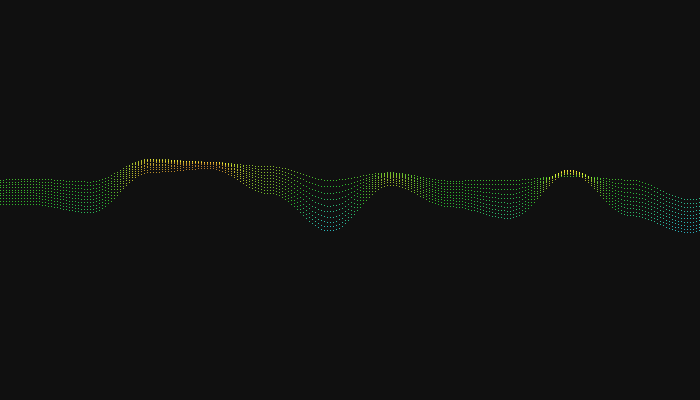
Frame 1 (no input)
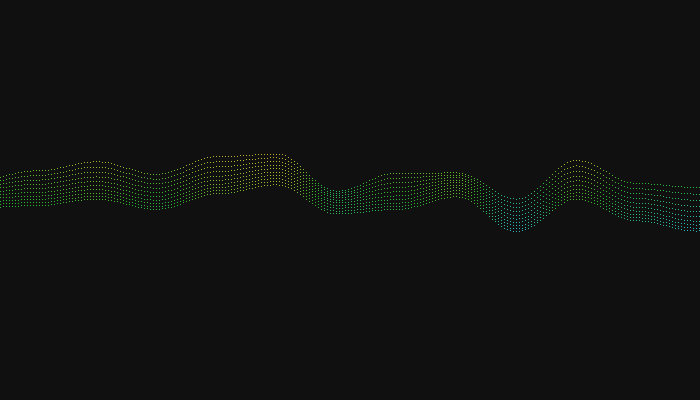
Frame 60 (the mouse pressed at the canvas centre just before this capture)
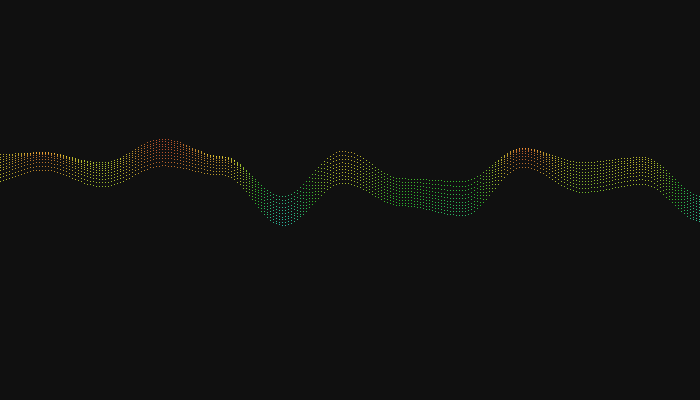
Frame 120 (the mouse held since frame 60 and released just before this capture)

The Processing sketch that drew these frames (run headless with seeded random() and noise(); from frame 60 on, the mouse is pressed at the canvas centre):

// Processing sketch: Perlin_Ribbon
// ── Perlin_Ribbon.pde
float noiseScale = 0.05f;
float rand = random(500);
float count = 5;
float spacing = 3;


float cnt = (float)random(500);
float step = 0.3;

void setup() {
  size(700, 400);
  smooth();
  background(0);
  stroke(255);
  colorMode(HSB);
  noiseDetail(1);
}

void draw() {
  background(16);
  
//  noiseDetail(2, width/((float)mouseX + 1) / 2);
  
  cnt += step;
  
  for(int i = 0; i < width/spacing; i++) {
    for(int j = 0; j < 10; j++) {
      float noiseVal = noise((cnt + i) * noiseScale,
                             (cnt - j) * noiseScale);
      stroke(j + noiseVal * 255, 200, 255);
      point(i * spacing, j*3 + noiseVal * 150 + height/3);
    }
    
  }
}
